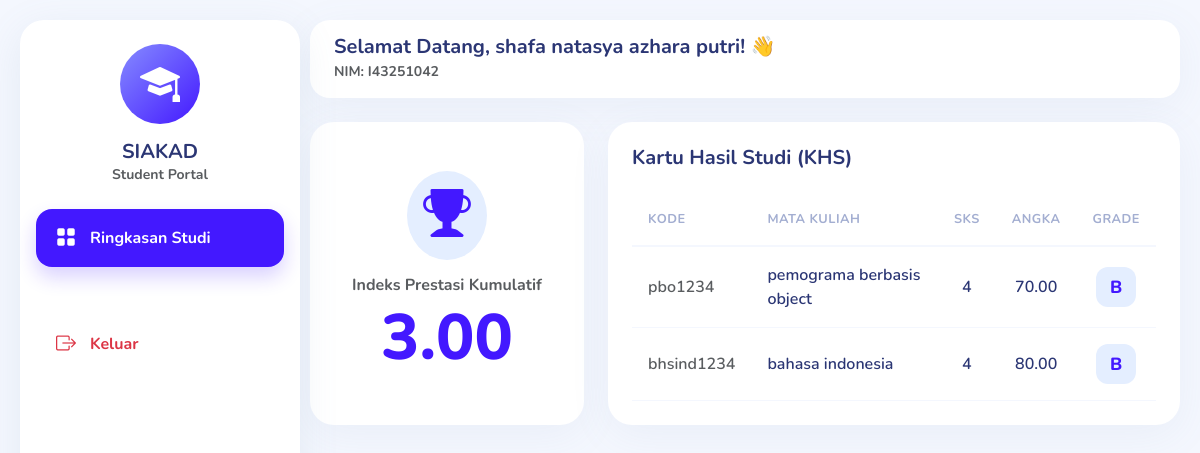
Screenshot of /views/dashboard_mahasiswa.php (signed in) with the database file from the repository.
### tables this page shows
CREATE TABLE `nilai` (
  `id` int(11) NOT NULL,
  `nim` varchar(20) DEFAULT NULL,
  `kode_mk` varchar(20) DEFAULT NULL,
  `nilai_angka` decimal(5,2) DEFAULT NULL
);

CREATE TABLE `mata_kuliah` (
  `kode_mk` varchar(20) NOT NULL,
  `nama_mk` varchar(100) DEFAULT NULL,
  `sks` int(11) DEFAULT NULL
);

### models/SistemAkademik.php (called while the page is built, shortened)
<?php
class SistemAkademik
{
    private $db;
    public function __construct($db)
    {
        $this->db = $db;
    }
    public function getKHS($nim)
    {
        $query = "SELECT m.kode_mk, m.nama_mk, m.sks, n.nilai_angka FROM nilai n JOIN mata_kuliah m ON n.kode_mk = m.kode_mk WHERE n.nim = :nim";
        $stmt = $this->db->prepare($query);
        $stmt->bindParam(':nim', $nim);
        $stmt->execute();
        $data = $stmt->fetchAll(PDO::FETCH_ASSOC);
        $totalBobot = 0;
        $totalSKS = 0;
        foreach ($data as &$row) {
            $row['huruf'] = $this->konversiHuruf($row['nilai_angka']);
            $bobot = 0;
            if ($row['nilai_angka'] >= 85) $bobot = 4;
            elseif ($row['nilai_angka'] >= 70) $bobot = 3;
            elseif ($row['nilai_angka'] >= 55) $bobot = 2;
            elseif ($row['nilai_angka'] >= 40) $bobot = 1;
            $totalBobot += ($bobot * $row['sks']);
            $totalSKS += $row['sks'];
        }
        return ['data' => $data, 'ipk' => ($totalSKS > 0 ? $totalBobot / $totalSKS : 0)];
    }
    public function konversiHuruf($angka)
    {
        if ($angka >= 70) return 'B';
        return 'E';
    }
}

### views/dashboard_mahasiswa.php (the view, shortened to what this page needs)
<?php
require_once '../models/SistemAkademik.php';
$database = new Database();
$db = $database->getConnection();
$siakad = new SistemAkademik($db);
$khs = $siakad->getKHS($_SESSION['user_id']);
?>
<!DOCTYPE html>
<html lang="id">
<head>
    <link href="https://cdn.jsdelivr.net/npm/bootstrap@5.3.0/dist/css/bootstrap.min.css" rel="stylesheet">
    <link rel="stylesheet" href="https://cdn.jsdelivr.net/npm/bootstrap-icons@1.10.5/font/bootstrap-icons.css">
</head>
<body>
    <div class="d-flex">
        <div class="sidebar-floating d-none d-lg-block">
            <div class="px-4 mb-4 text-center">
                <div class="bg-light rounded-circle d-inline-flex justify-content-center align-items-center mb-3" style="width: 80px; height: 80px; background: linear-gradient(135deg, #868CFF 0%, #4318FF 100%); color: white;">
                    <i class="bi bi-mortarboard-fill fs-1"></i>
                </div>
                <h5 class="fw-bold mb-0">SIAKAD</h5>
                <p class="text-muted small fw-bold">Student Portal</p>
            </div>
            <div class="mt-4">
                <a href="#" class="menu-item active"><i class="bi bi-grid-fill"></i> Ringkasan Studi</a>
                <a href="../controllers/logout.php" class="menu-item text-danger mt-5"><i class="bi bi-box-arrow-right"></i> Keluar</a>
            </div>
        </div>
        <div class="main-content flex-grow-1">
            <div class="nav-floating">
                <div>
                    <h5 class="fw-bold mb-0">Selamat Datang, <?= $_SESSION['nama'] ?>! 👋</h5>
                    <span class="text-muted small fw-bold">NIM: <?= $_SESSION['user_id'] ?></span>
                </div>
            </div>
            <div class="row g-4">
                <div class="col-lg-4">
                    <div class="card-soft h-100 d-flex flex-column justify-content-center align-items-center text-center">
                        <div class="mb-3 p-3 rounded-circle" style="background: #e4eeff; color: #4318ff;">
                            <i class="bi bi-trophy-fill display-5"></i>
                        </div>
                        <h6 class="fw-bold text-muted mb-1">Indeks Prestasi Kumulatif</h6>
                        <h1 class="display-3 fw-black mb-0" style="color: #4318ff; font-weight: 800;"><?= number_format($khs['ipk'], 2) ?></h1>
                    </div>
                </div>
                <div class="col-lg-8">
                    <div class="card-soft h-100">
                        <h5 class="fw-bold mb-4">Kartu Hasil Studi (KHS)</h5>
                        <?php if (empty($khs['data'])): ?>
                            <div class="text-center py-5">
                                <h5 class="text-muted fw-bold">Belum Ada Data Nilai</h5>
                            </div>
                        <?php else: ?>
                            <div class="table-responsive">
                                <table class="table table-soft mb-0">
                                    <thead>
                                        <tr>
                                            <th>Kode</th>
                                            <th>Mata Kuliah</th>
                                            <th class="text-center">SKS</th>
                                            <th class="text-center">Angka</th>
                                            <th class="text-center">Grade</th>
                                        </tr>
                                    </thead>
                                    <tbody>
                                        <?php foreach ($khs['data'] as $row): ?>
                                            <tr>
                                                <td class="text-muted"><?= $row['kode_mk'] ?></td>
                                                <td><?= $row['nama_mk'] ?></td>
                                                <td class="text-center"><?= $row['sks'] ?></td>
                                                <td class="text-center"><?= $row['nilai_angka'] ?></td>
                                                <td class="text-center">
                                                    <?php
                                                    $bg = 'bg-d';
                                                    if ($row['huruf'] == 'A') $bg = 'bg-a';
                                                    elseif ($row['huruf'] == 'B') $bg = 'bg-b';
                                                    elseif ($row['huruf'] == 'C') $bg = 'bg-c';
                                                    ?>
                                                    <span class="badge-soft <?= $bg ?>"><?= $row['huruf'] ?></span>
                                                </td>
                                            </tr>
                                        <?php endforeach; ?>
                                    </tbody>
                                </table>
                            </div>
                        <?php endif; ?>
                    </div>
                </div>
            </div>
        </div>
    </div>
</body>
</html>

### views/dashboard_mahasiswa.php (style rules this page uses)
body { font-family: 'Nunito', sans-serif; background-color: #f4f7fe; color: #2b3674; }
.sidebar-floating { width: 280px; margin: 20px 0 20px 20px; background: #ffffff; border-radius: 24px; box-shadow: 0 10px 40px rgba(112, 144, 176, 0.12); padding: 24px 0; position: fixed; height: calc(100vh - 40px); overflow-y: auto; }
.main-content { margin-left: 300px; padding: 20px 20px 20px 10px; min-height: 100vh; }
.nav-floating { background: #ffffff; border-radius: 20px; box-shadow: 0 10px 40px rgba(112, 144, 176, 0.08); padding: 15px 24px; margin-bottom: 24px; display: flex; justify-content: space-between; align-items: center; }
.card-soft { background: #ffffff; border-radius: 24px; border: none; box-shadow: 0 10px 40px rgba(112, 144, 176, 0.08); padding: 24px; overflow: hidden; }
.menu-item { margin: 8px 16px; padding: 14px 20px; border-radius: 16px; color: #a3aed1; font-weight: 700; text-decoration: none; display: flex; align-items: center; transition: 0.3s; }
.menu-item i { font-size: 1.25rem; margin-right: 14px; }
.menu-item:hover, .menu-item.active { background: #4318ff; color: #ffffff; box-shadow: 0 10px 20px rgba(67, 24, 255, 0.2); }
.table-soft th { border-bottom: 2px solid #f4f7fe; color: #a3aed1; font-weight: 700; text-transform: uppercase; font-size: 0.8rem; letter-spacing: 0.5px; padding: 16px; }
.table-soft td { border-bottom: 1px solid #f4f7fe; padding: 16px; color: #2b3674; font-weight: 600; vertical-align: middle; }
.badge-soft { width: 40px; height: 40px; display: inline-flex; justify-content: center; align-items: center; border-radius: 12px; font-weight: 800; font-size: 1.1rem; }
.bg-b { background: #e4eeff; color: #4318ff; }

### rows the page displays
nilai: kode_mk.kode_mk "pbo1234", kode_mk.nama_mk "pemograma berbasis object", kode_mk.sks "4", nilai_angka "70.00", huruf "B"
nilai: kode_mk.kode_mk "bhsind1234", kode_mk.nama_mk "bahasa indonesia", kode_mk.sks "4", nilai_angka "80.00", huruf "B"

### other values shown
$_SESSION['nama'] "shafa natasya azhara putri"
$_SESSION['user_id'] "I43251042"
$khs['ipk'] "3.00"
